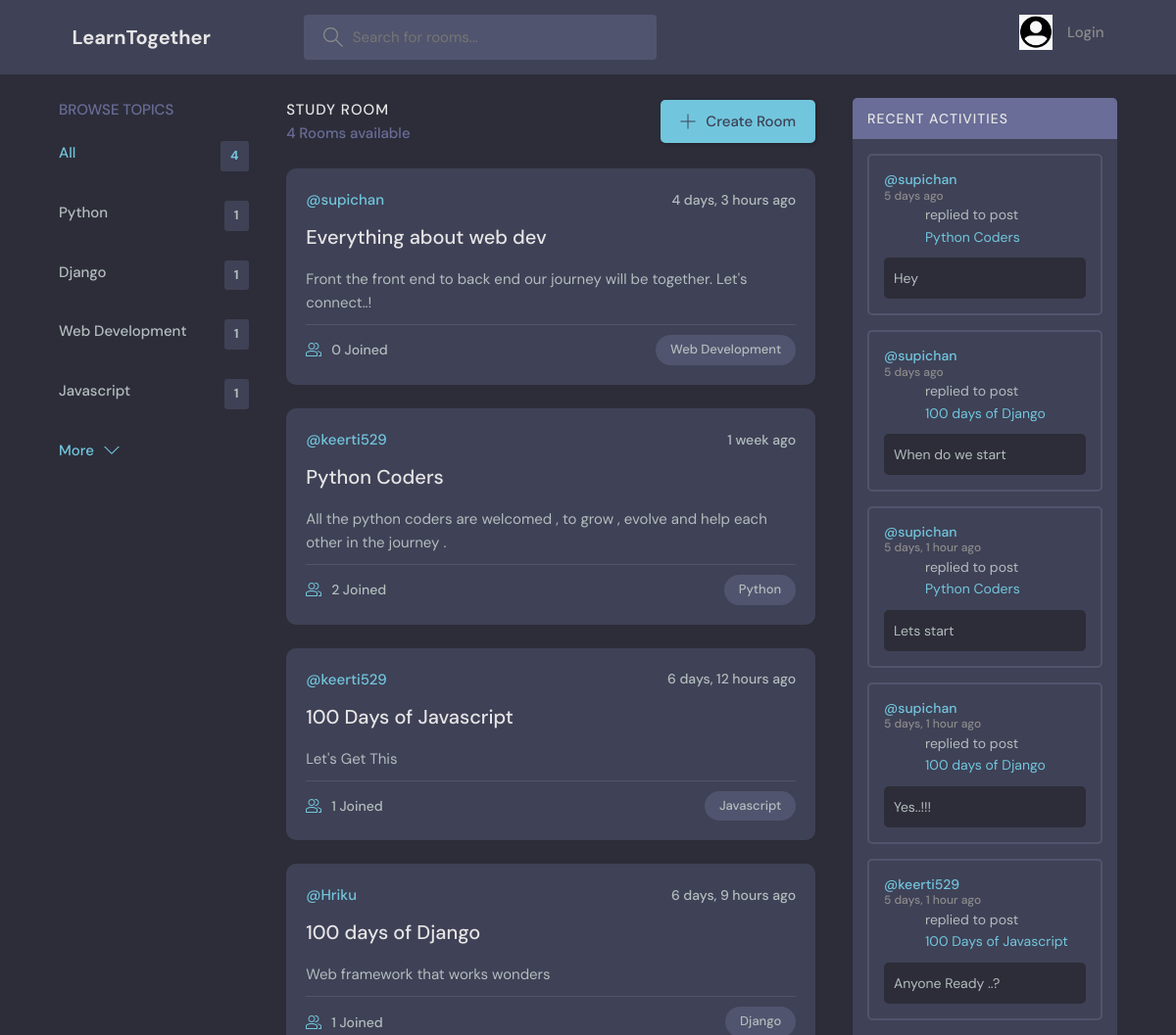
The app's page / (upper part), older data.
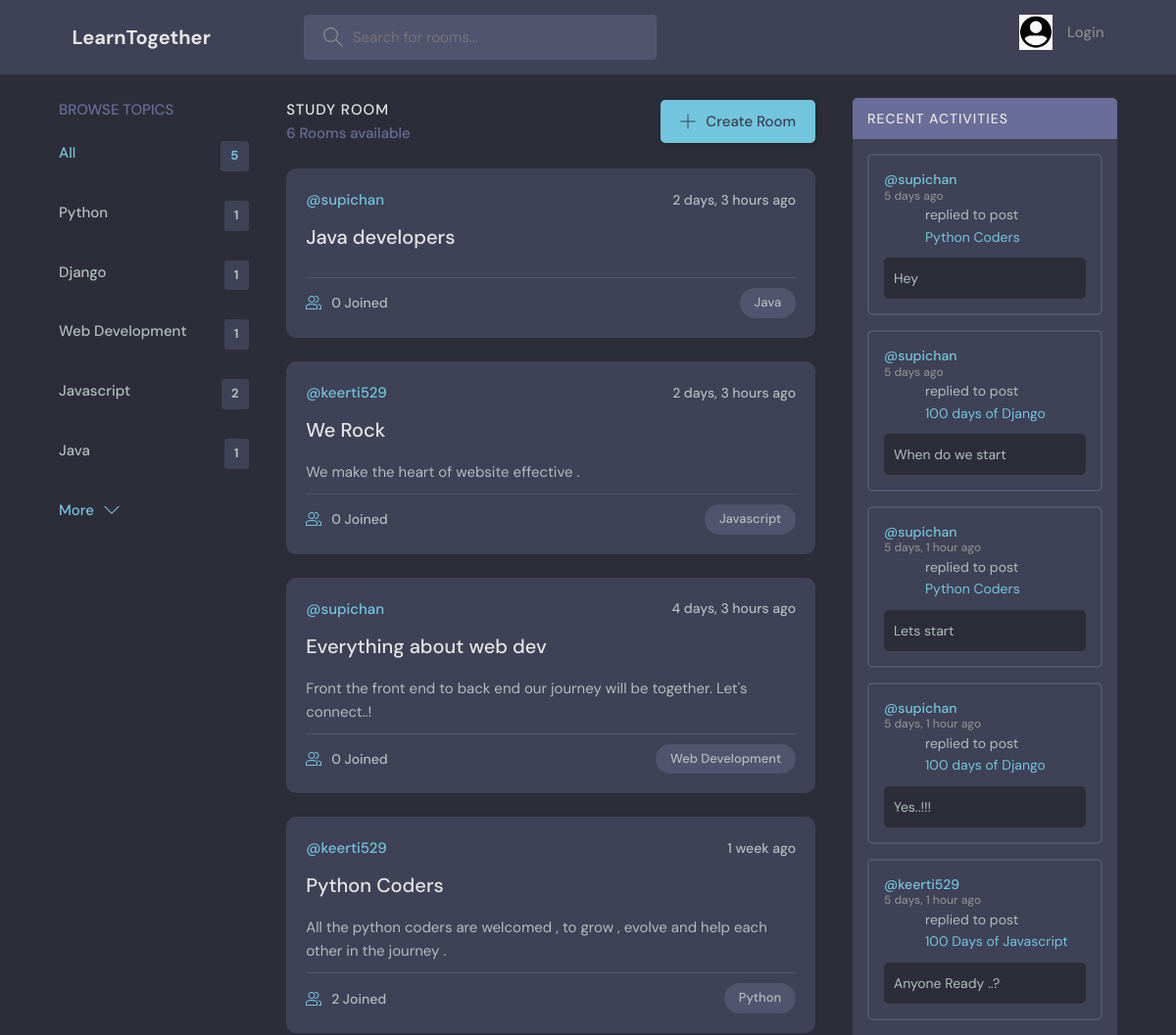
The same page, newer data.
### base/models.py (models this page shows, shortened)
class Topic(models.Model):
    name=models.CharField(max_length=100)

class Room(models.Model):
    host=models.ForeignKey(User,on_delete=models.SET_NULL,null=True)
    topic=models.ForeignKey(Topic,on_delete=models.SET_NULL,null=True)
    name=models.CharField(max_length= 100)
    description=models.TextField(null=True, blank=True)
    participants=models.ManyToManyField(User,related_name='participants',blank=True,null=True)
    updated=models.DateTimeField(auto_now=True)
    created=models.DateTimeField(auto_now_add=True)
    class Meta:
        ordering=['-updated', '-created']
    def __str__(self):
        return self.name

class Message(models.Model):
    user=models.ForeignKey(User,on_delete=models.CASCADE)
    room=models.ForeignKey(Room,on_delete=models.CASCADE)
    body=models.TextField()
    updated=models.DateTimeField(auto_now=True)
    created=models.DateTimeField(auto_now_add=True)
    class Meta:
        ordering=['-updated', '-created']

### base/views.py (the view)
# urls.py: path('',views.home , name="home"),
def home(request):
    q=request.GET.get('q') if request.GET.get('q')!=None else ""
    rooms=Room.objects.filter(Q(topic__name__icontains =q) |
    Q(name__icontains =q) | Q(description__icontains =q))
    topics=Topic.objects.all()[:5]
    room_messages=Message.objects.filter(Q(room__topic__name__icontains=q))
    context={'rooms':rooms,'topics':topics,'room_messages':room_messages}
    return render(request, 'base/home.html',context)

### base/templates/base/home.html (shortened to what this page needs)
{% extends 'main.html' %}
{% block content %}
    <main class="layout layout--3">
      <div class="container">
        {% include 'base/topics_component.html'%}
        <div class="roomList">
          <div class="roomList__header">
            <div>
              <h2>Study Room</h2>
              <p>{{rooms.count}} Rooms available</p>
            </div>
            <a class="btn btn--main" href="{% url 'create-room'%}">
              <svg version="1.1" xmlns="http://www.w3.org/2000/svg" width="32" height="32" viewBox="0 0 32 32">
                <title>add</title>
                <path
                  d="M16.943 0.943h-1.885v14.115h-14.115v1.885h14.115v14.115h1.885v-14.115h14.115v-1.885h-14.115v-14.115z"
                ></path>
              </svg>
              Create Room
            </a>
          </div>
          {% include 'base/feed_comp.html' %}
        </div>
        {% include 'base/activity.html'%}
      </div>
    </main>
{% endblock  %}

### base/templates/base/topics_component.html
<div class="topics">
    <div class="topics__header">
      <h2>Browse Topics</h2>
    </div>
    <ul class="topics__list">
      <li>
        <a href="{% url 'home' %}" class="active">All <span>{{topics.count}} </span></a>
      </li>
      {% for topic in topics %}
      <li>
        <a href="{% url 'home' %}?q={{topic.name}}">{{topic.name}}<span>{{topic.room_set.all.count}} </span></a>
      </li>
      {% endfor %}
    </ul>
    <a class="btn btn--link" href="{% url 'topicpage' %}">
      More
      <svg version="1.1" xmlns="http://www.w3.org/2000/svg" width="32" height="32" viewBox="0 0 32 32">
        <title>chevron-down</title>
        <path d="M16 21l-13-13h-3l16 16 16-16h-3l-13 13z"></path>
      </svg>
    </a>
  </div>

### base/templates/base/feed_comp.html (shortened to what this page needs)
{% for room in rooms %}
<div class="roomListRoom">
  <div class="roomListRoom__header">
    <a href="{% url 'user-profile' room.host.id %}" class="roomListRoom__author">
      <span>@{{room.host.username}}</span>
    </a>
    <div class="roomListRoom__actions">
      <span>{{room.created|timesince}} ago</span>
    </div>
  </div>
  <div class="roomListRoom__content">
    <a href="{% url 'room' room.id %}">{{room.name}}</a>
    <p>
      {{room.description}}
    </p>
  </div>
  <div class="roomListRoom__meta">
    <a href="{% url 'room' room.id %}" class="roomListRoom__joined">
      {{room.participants.all.count}} Joined
    </a>
    <p class="roomListRoom__topic">{{room.topic.name}} </p>
  </div>
</div>
{% endfor %}

### base/templates/base/activity.html (shortened to what this page needs)
<div class="activities">
  <div class="activities__header">
    <h2>Recent Activities</h2>
  </div>
  {% for msg in room_messages %}
  <div class="activities__box">
    <div class="activities__boxHeader roomListRoom__header">
      <a href="{% url 'user-profile' msg.user.id  %}" class="roomListRoom__author">
        <p>
          @{{msg.user.username}}
          <span>{{msg.created|timesince }} ago </span>
        </p>
      </a>
    </div>
    <div class="activities__boxContent">
      <p>replied to post <a href="{% url 'room' msg.room.id %}">{{msg.room}}</a></p>
      <div class="activities__boxRoomContent">
{{msg.body}}
     </div>
    </div>
  </div>
  {% endfor %}
</div>

Row changes from the older to the newer data that the page shows:
no longer on this page (row unchanged): Room: host.username "keerti529", created "6 days, 12 hours", name "100 Days of Javascript", description "Let's Get This", participants.all.count "1", topic.name "Javascript"
no longer on this page (row unchanged): Room: host.username "Hriku", created "6 days, 9 hours", name "100 days of Django", description "Web framework that works wonders", participants.all.count "1", topic.name "Django"
computed for Topic "Javascript": room_set.all.count "1" → "2"
added Topic: name "Java", room_set.all.count "1"
added Room: host.username "supichan", created "2 days, 3 hours", name "Java developers", participants.all.count "0", topic.name "Java"
added Room: host.username "keerti529", created "2 days, 3 hours", name "We Rock", description "We make the heart of website effective .", participants.all.count "0", topic.name "Javascript"
Text that changed along with them:
{{ topics.count }}: "4" → "5"
{{ rooms.count }}: "4" → "6"
